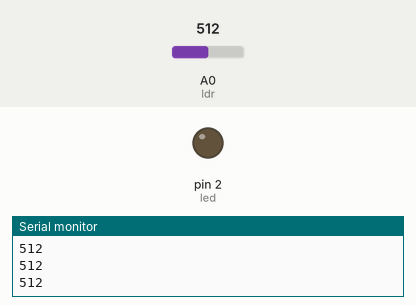
Bench run of a sketch on a simulated Arduino Uno, built with avr-gcc and run on an emulated ATmega328P. Parts: output pins drawn as LEDs (lit = HIGH), the last lines printed to the serial monitor. The test bench sets the inputs (shaded band); at power-on: A0 (ldr) = 512.

Above: at 1.2 s.
1.3 s: A0 (ldr) set to 688
2.8 s: A0 (ldr) set to 708
At 4.0 s:
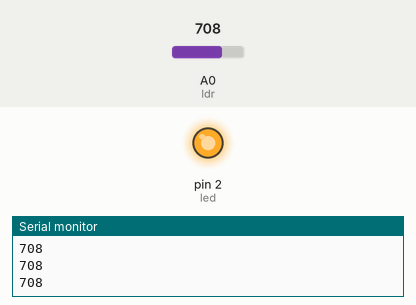
4.3 s: A0 (ldr) set to 690
At 5.5 s:
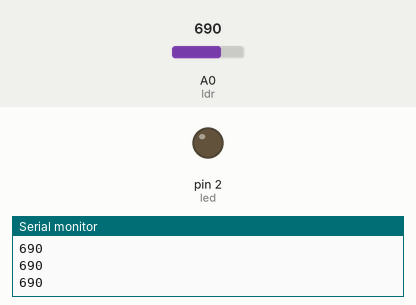
5.8 s: A0 (ldr) set to 710
At 6.8 s:
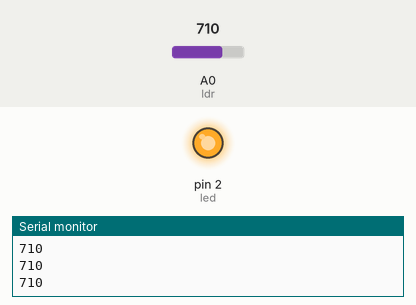
Timing chart, 0 to 8.3 s (numbered marks = the images above; inputs shaded):
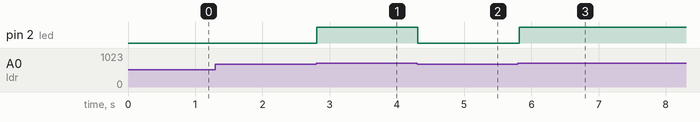

Measured:
- the behaviour switches between 699 and 700 on A0 (ldr) (found by bisection; images 0 and 1)
- after the input at 2.8 s, pin 2 (led): LOW → HIGH at once
- after the input at 4.3 s, pin 2 (led): HIGH → LOW at once
- after the input at 5.8 s, pin 2 (led): LOW → HIGH at once

The sketch:

aula-014.ino
```cpp
// https://www.tinkercad.com/things/1dugNqdj5Bi-exquisite-bigery-wluff/editel
// LDR com potenciômetro

#define ldr A0
#define led 2

int vldr=0; // receber um valor de leitura do LDR, escopo global declara-se só 1 vez (não no loop)

void setup() {
  pinMode(ldr, INPUT);
  pinMode(led, OUTPUT);
  Serial.begin(9600);       // monitor serial
}

void loop() {
  vldr=analogRead(ldr);
  if(vldr<700){         // valor de Luminosidade, < ou > muda o sentudo
    digitalWrite(led,LOW);
  }else{
    digitalWrite(led, HIGH);
  }
  Serial.println(vldr);
  delay(100);

}

// ajusta a sensibilidade do LDR com o potenciômetro
```
